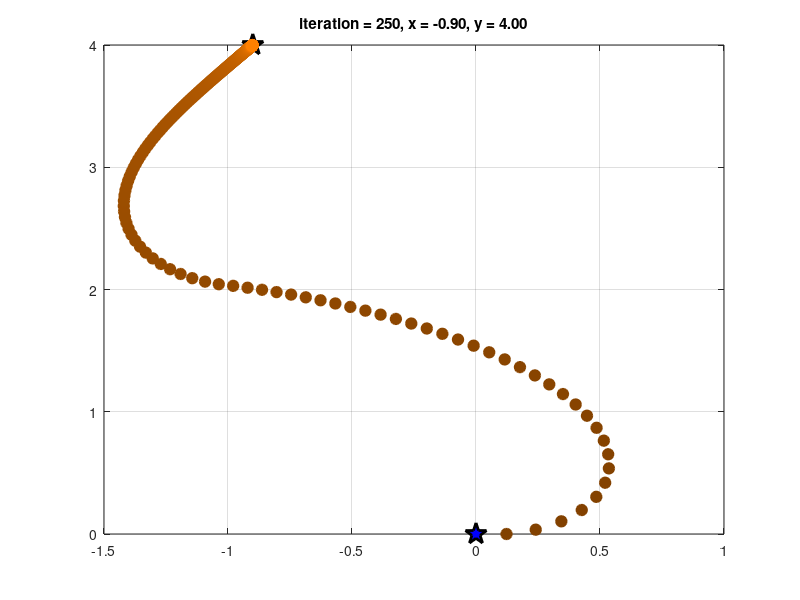

Recreate this plot in MATLAB.
clear all
close all
clc

% Simulation length (in steps)
k_max = 250; % you may need to make this larger

% Initial positions
x_0 = 0;
y_0 = 0;
plot(x_0,y_0,'p','LineWidth',2,'MarkerSize',16,...
    'MarkerEdgeColor','k','MarkerFaceColor','b')
hold on

% Position references
x_r_c = -.9;
y_r_c = 4;
plot(x_r_c,y_r_c,'p','LineWidth',2,'MarkerSize',16,...
    'MarkerEdgeColor','k','MarkerFaceColor','r')
hold on

% Reference vectors (constant here, but could be time-varying)
x_r = x_r_c*ones(k_max,1);
y_r = y_r_c*ones(k_max,1);

% Preallocate memory
x = zeros(k_max,1); % position on x axis
y = zeros(k_max,1); % position on y axis
v = zeros(k_max,1); % velocity
theta = zeros(k_max,1); % angular position
omega = zeros(k_max,1); % angular velocity
x_e = zeros(k_max,1); % error in x
y_e = zeros(k_max,1); % error in y
theta_e = zeros(k_max,1); % error in theta
theta_d = zeros(k_max,1); % desired theta
p_e = zeros(k_max,1); % error in position

% Time step
T = 0.1;

% Controller gains
k_v = 0.3; % velocity gain
k_omega = 1; % angular velocity gain

for t = 1:k_max
    
    % Update states
    x(t+1) = x(t) + T*cos(theta(t))*v(t);
    y(t+1) = y(t) + T*sin(theta(t))*v(t);
    theta(t+1) = theta(t) + T*omega(t);
    
    % Calculate error in position
    p_e(t) = norm([x_r_c;y_r_c] - [x(t);y(t)],2);
    
    % Calculate control input 1 (velocity)
    v(t+1) = k_v*p_e(t);
    
    % Calculate desired theta
    switch x_r(t) >= x(t)
        case 1
            theta_d(t) = atan((y_r(t) - y(t))/(x_r(t) - x(t)));
        case 0
            switch y_r(t) >= y(t)
                case 1
                    theta_d(t) = (pi/2) + ...
                        atan(abs(y_r(t) - y(t))/abs(x_r(t) - x(t)));
                case 0
                    theta_d(t) = -(pi/2) - ...
                        atan(abs(y_r(t) - y(t))/abs(x_r(t) - x(t)));
            end
    end
    
    % Calculate error in theta
    theta_e(t) = theta_d(t) - theta(t);
    
    % Calculate control input 2 (angular velocity)
    omega(t+1) = k_omega*theta_e(t);
    
    pause(0.00001)
    if t > 2
        
        c = [0.5 0.25 0] + (t/k_max)*[0.5 0.25 0];
        plot(x(t),y(t),'o','LineWidth',1,'MarkerSize',8,...
        'MarkerEdgeColor',c,'MarkerFaceColor',c)
        hold on
        grid on
       % axis([-abs(x_r_c+1) abs(x_r_c+1) -abs(y_r_c+1) abs(y_r_c+1)])
        title(sprintf('iteration = %3i, x = %2.2f, y = %2.2f',t,x(t),y(t)))
    
    end
    
end